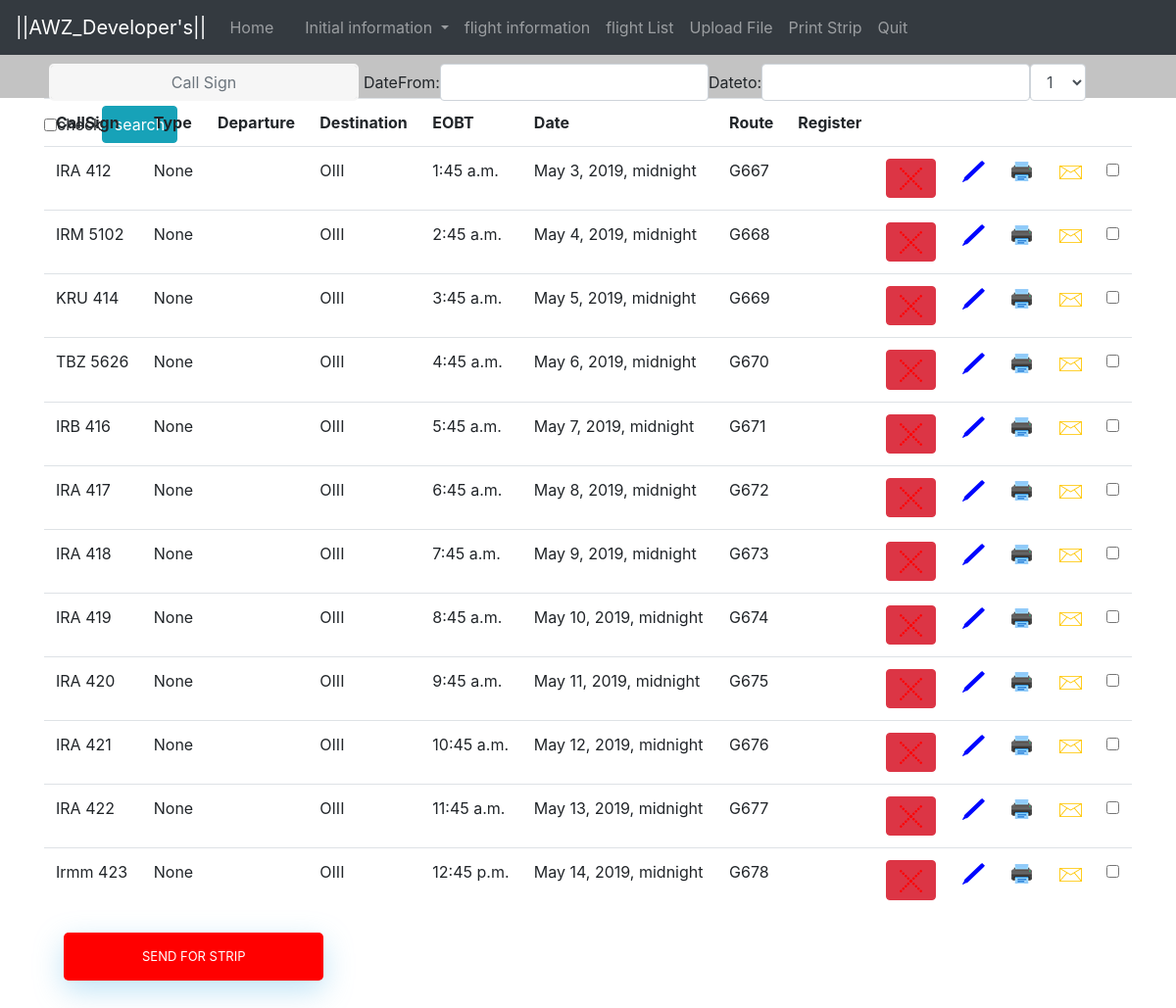
The app's page /app1/flightlist/, older data.
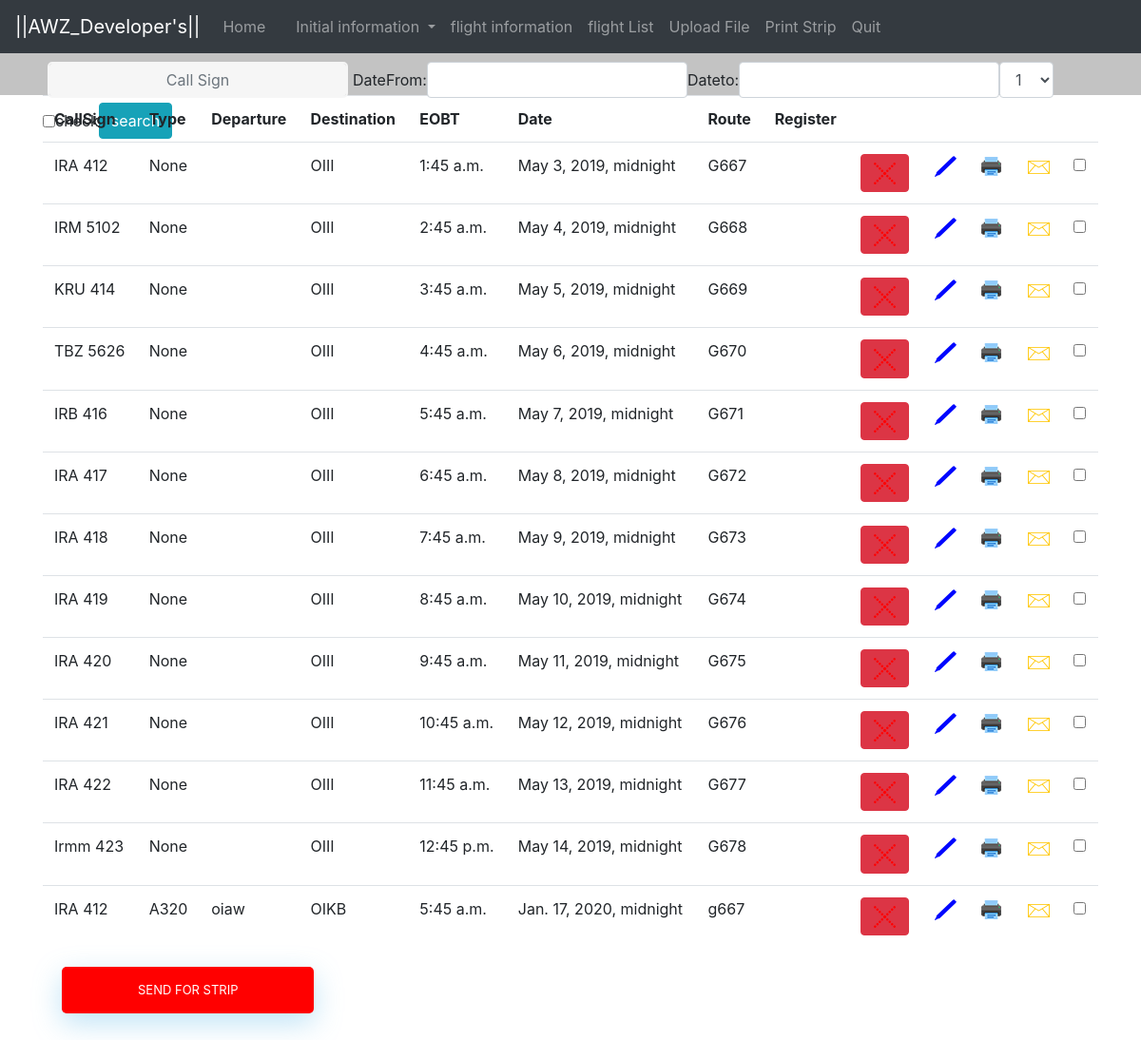
The same page, newer data.
### app1/models.py (models this page shows)
class flight(models.Model):
    created_on = models.DateTimeField(auto_now_add=True)
    updated_on = models.DateTimeField(auto_now=True)
    company=models.CharField(max_length=20,null=True)
    level=models.CharField(max_length=10,null=True)
    flightNum=models.CharField(max_length=20,null=True)
    type=models.CharField(max_length=10,null=True)
    route=models.CharField(max_length=20,null=True)
    dateFrom=models.DateTimeField(blank=True,null=True)
    dateTo=models.DateTimeField(blank=True,null=True)
    EOBT=models.TimeField(blank=True,null=True)
    DesAirport=models.CharField(max_length=10,blank=True)
    DepAirport=models.CharField(max_length=10,blank=True)
    daysOfweek=models.CharField(max_length=300,blank=True)
    delay=models.NullBooleanField(max_length=5,blank=True,null=True)
    change=models.NullBooleanField(max_length=5,blank=True,null=True)
    register=models.CharField(max_length=10,blank=True)

### app1/views.py (the view, shortened to what this page needs)
# urls.py: path('flightlist/',views.flightlist,name='flightlist'),
def flightlist(request):
    flights=flight.objects.all()
    company=''
    if request.method=='POST' and 'btn3' in request.POST:
        return redirect('app1:printStrip')
    if request.method=='POST' and 'delbtn' in request.POST:
        print(str(request.POST.get('delbtn')))
    if request.method=='POST' and 'deleteBtn' in request.POST:
        print("btn cancel")
    return render(request,'app1/flightlist.html',{'flights':flights})

### app1/templates/app1/flightlist.html (shortened to what this page needs)
<!DOCTYPE html>
{% load static %}
<html lang="en" dir="ltr">
  <head>
    <link rel="stylesheet" href="{% static 'css/Style.css' %}">
    <link rel="stylesheet" href="{% static 'css/bootstrap.min.css' %}">
    <link rel="stylesheet" href="//code.jquery.com/ui/1.12.1/themes/base/jquery-ui.css">
  <link rel="stylesheet" href="/resources/demos/style.css">
  <link rel="stylesheet" href="{% static 'css/Style2.css' %}">
    <link rel="stylesheet" href="https://maxcdn.bootstrapcdn.com/bootstrap/4.3.1/css/bootstrap.min.css">
    <link rel="stylesheet" href="{% static 'css/bootstrap.min.css' %}">
  </head>
  <body>
    <div class="header-up">
      <nav class="navbar navbar-expand-sm bg-dark navbar-dark">
        <a class="navbar-brand" href="#">||AWZ_Developer's||</a>
        <ul class="navbar-nav">
          <li class="nav-item">
            <a class="nav-link" href="{% url 'app1:default_login' %}">Home</a>
          </li>
          <li class="nav-item">
            <a class="nav-link" href="#"></a>
          </li>
          <li class="nav-item dropdown">
            <a class="nav-link dropdown-toggle" href="{% url 'app1:initialinfo' %}" id="navbardrop" data-toggle="dropdown">
              Initial information
            </a>
          </li>
          <li class="nav-item">
            <a class="nav-link" href="{% url 'app1:flightinfo' %}">flight information</a>
          </li>
          <li class="nav-item">
            <a class="nav-link" href="{% url 'app1:flightlist' %}">flight List</a>
          </li>
          <li class="nav-item">
            <a class="nav-link" href="{% url 'app1:uploadexcel' %}">Upload File</a>
          </li>
          <li class="nav-item">
            <a class="nav-link" href="{% url 'app1:printStrip' %}">Print Strip</a>
          </li>
          <li class="nav-item">
            <a class="nav-link" href="{% url 'app1:login' 'default' %}">Quit</a>
          </li>
        </ul>
      </nav>
    </div>
{% block contents%}
    <div class="topsearch">
      <div class="container">
        <form class="form-inline" method="get">
          <input id="company" type="text" class="form-control" name="company" placeholder="Call Sign">
          <div class="form-group">
            <label for="datefrom">DateFrom:</label>
            <input type="datetime" name="datefrom" id="datepicker" class="form-control">
          </div>
          <div class="form-group">
            <label for="dateto">Dateto:</label>
            <input type="datetime" name="dateto" id="datepicker1" class="form-control" >
          </div>
          <select class="form-control" id="sel1">
            <option>1</option>
          </select>
          <div class="checkbox">
            <label><input type="checkbox">check</label>
          </div>
          <button type="submit" class="btn btn-info" name="srchBtn">search</button>
        </form>
      </div>
    </div>
      <div class="container">
        <div>
          <form method="POST">
          <table class="table table-hover">
            <th>CallSign</th>
            <th>Type</th>
            <th>Departure</th>
            <th>Destination</th>
            <th>EOBT</th>
            <th>Date</th>
            <th>Route</th>
            <th>Register</th>
            {% for f in flights %}
            <tr class="flight-list-hover">
              <td>{{ f.company }} {{ f.flightNum }}</td>
              <td>{{ f.type }}</td>
              <td>{{ f.DepAirport }}</td>
              <td>{{ f.DesAirport }}</td>
              <td>{{ f.EOBT }}</td>
              <td>{{ f.dateFrom }}</td>
              <td>{{ f.route }}</td>
              <td>{{ f.Register }}</td>
              <td><button class="btn btn-xs btn-danger" type="button" data-toggle="modal" data-target="#confirmDelete" data-title="Delete User" data-message="Are you sure you want to delete this user ?"><img src="{% static 'image/delete.png' %}" alt=""></button></td>
              <td><a href="{% url 'app1:flightUpdate' f.id %}"><img src="{% static 'image/edit.png' %}" alt=""></a></td>
              <td><a href="{% url 'app1:printStrip'%}"><img src="{% static 'image/print.png' %}" alt=""></a></td>
              <td><a href="#" class="msge"><img  src="{% static 'image/message.png' %}" alt=""></a></td>
              <td><input type="checkbox" name="ch1" value='{ f.id }'>{{ fi.d }}</td>
            </tr>
            {% endfor %}
          </table>
          <input class="btn btn-success" type="submit" name="btn3" value="Send For Strip">
        </form>
      </div>
    </div>
    {% endblock %}
  </body>
</html>

### app1/static/css/Style.css (style rules this page uses)
html { background-color: #56baed; }
body { font-family: "Poppins", sans-serif; height: 100vh; }
a { color: #92badd; display:inline-block; text-decoration: none; font-weight: 400; }
input[type=button], input[type=submit], input[type=reset] { background-color: red; border: none; color: white; padding: 15px 80px; text-align: center; text-decoration: none; display: inline-block; text-transform: uppercase; font-size: 13px; -webkit-box-shadow: 0 10px 30px 0 rgba(95,186,233,0.4); box-shadow: 0 10px 30px 0 rgba(95,186,233,0.4); -webkit-border-radius: 5px 5px 5px 5px; border-radius: 5px 5px 5px 5px; margin: 5px 20px 40px 20px; -webkit-transition: all 0.3s ease-in-out; -moz-transition: all 0.3s ease-in-out; -ms-transition: all 0.3s ease-in-out; -o-transition: all 0.3s ease-in-out; transition: all 0.3s ease-in-out; }
input[type=text],input[type=password],input[type=email] { background-color: #f6f6f6; border: none; color: #0d0d0d; padding: 15px 32px; text-align: center; text-decoration: none; display: inline-block; font-size: 16px; margin: 5px; width: 85%; border: 2px solid #f6f6f6; -webkit-transition: all 0.5s ease-in-out; -moz-transition: all 0.5s ease-in-out; -ms-transition: all 0.5s ease-in-out; -o-transition: all 0.5s ease-in-out; transition: all 0.5s ease-in-out; -webkit-border-radius: 5px 5px 5px 5px; border-radius: 5px 5px 5px 5px; }
input[type=text]:placeholder,input[type=password],input[type=email]:placeholder { color: #cccccc; }
* { box-sizing: border-box; }

### app1/static/css/Style2.css (style rules this page uses)
html { background-color: #FFF; }
body { margin: 0; padding: 0; background-color: #FFF; }
.header-up { width: 100%; height: 50px; }
.popup-data label,button { margin: 0 auto; }
.topsearch { width: 100%; height:50px; background-color: #c3c3c3; padding-top: 10px; display: flex; }

Row changes from the older to the newer data that the page shows:
added flight: company "IRA", flightNum "412", type "A320", DepAirport "oiaw", DesAirport "OIKB", EOBT "5:45 a.m.", dateFrom "Jan. 17, 2020, midnight", route "g667"
